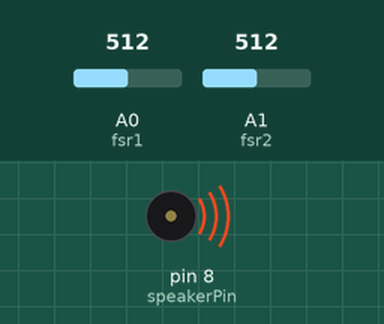
Recording of a sketch running on a simulated Arduino Uno, built with avr-gcc and run on an emulated ATmega328P. Parts: buzzer (waves = sounding). Inputs (shaded band) come from the test bench; at power-on: A0 (fsr1) = 512, A1 (fsr2) = 512. What the sketch prints to the serial monitor is not drawn.

Above: at 1.2 s.
1.3 s: A0 (fsr1) set to 54
2.8 s: A0 (fsr1) set to 46
Timing chart, 0 to 5.8 s (numbered marks = the images above; inputs shaded):
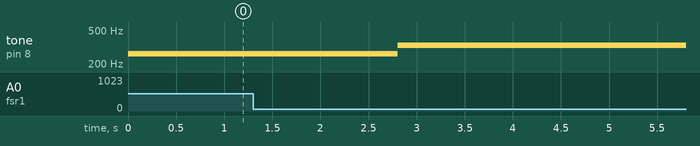

Measured:
- after the input at 1.3 s, every drawn part: stays the same
- after the input at 2.8 s, tone on pin 8 (speakerPin): 262 Hz → 330 Hz at once

The sketch:

fsr_instrument.ino
```cpp
const int speakerPin = 8;

// three FSR sensors
const int fsr1 = A0;
const int fsr2 = A1;
const int fsr3 = A2;

// predefined notes: C4, E4, G4 (a C major chord)
const int noteC = 262;
const int noteE = 330;
const int noteG = 392;

const int threshold = 50; // minimum FSR reading to trigger a note

void setup() {
  Serial.begin(9600);
  pinMode(speakerPin, OUTPUT);
}

void loop() {
  if (analogRead(fsr1) > threshold) {
    tone(speakerPin, noteC);
    Serial.println("C");
  } else if (analogRead(fsr2) > threshold) {
    tone(speakerPin, noteE);
    Serial.println("E");
  } else if (analogRead(fsr3) > threshold) {
    tone(speakerPin, noteG);
    Serial.println("G");
  } else {
    noTone(speakerPin);
  }

  delay(10);
}
```
